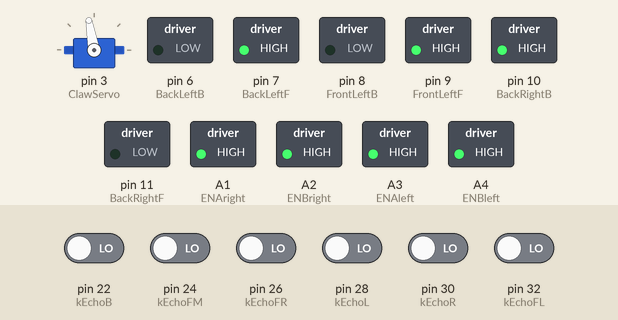
Recording of a sketch running on a simulated Arduino Uno, built with avr-gcc and run on an emulated ATmega328P. Shown: servo, switched loads named in the sketch (green lamp = pin HIGH). The inputs (shaded band) are chosen by the test bench; at power-on: pin 22 (kEchoB), pin 24 (kEchoFM), pin 26 (kEchoFR), pin 28 (kEchoL), pin 30 (kEchoR), pin 32 (kEchoFL) LOW. Random numbers use the default seed unless the sketch sets one; pins used as bus, display or sensor lines are not drawn; what the sketch prints to the serial monitor is not drawn.

Above: at 0.2 s.
At 0.7 s:
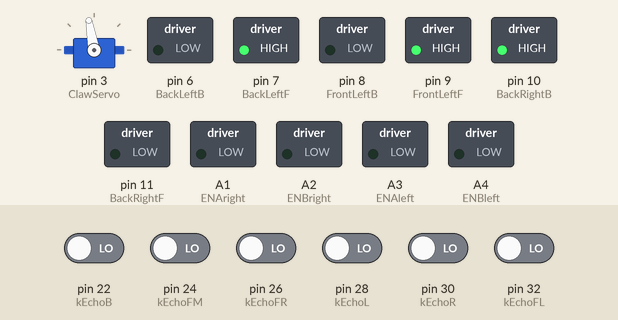
Timing chart, 0 to 2.2 s (numbered marks = the images above):
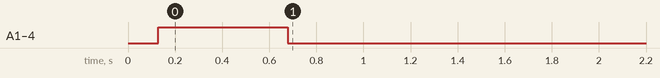

The sketch:

roverCode.ino
```cpp
#include "motorControllers.h"
#include "ultrasonicSensors.h"
#include "clawController.h"

constexpr int kObstacleThresh = 25;        ; // for frontal sensors
constexpr int kCollWallThresh = 25; // for side sensors
constexpr int kZoneWallThresh = 150;
constexpr int kTargetThresh = 10; // Change to length of right part of zone

constexpr double kZoneX = 10; // X coordinate of drop zone in cm
constexpr double kZoneY = 10; // Y coordinate of drop zone in cm

constexpr double speedX = 10; // front back speed of rover in cm/s
constexpr double speedY = 10; // strafe speed of rover in cm/s

int state = 0;
bool final_zone = false;

void setup(){
    Serial.begin(9600);
    setupMotors();
    setupUltrasonicSensors();
    setupClaw();
    rotate(1, 550);
}

void loop(){

    Serial.print("FR ");
    Serial.println(getDistanceFromSensor(kTrigFR, kEchoFR));
    Serial.print("FM ");
    Serial.println(getDistanceFromSensor(kTrigFM, kEchoFM));
    Serial.print("FL ");
    Serial.println(getDistanceFromSensor(kTrigFL, kEchoFL));
    Serial.print("L ");
    Serial.println(getDistanceFromSensor(kTrigL, kEchoL));
    Serial.print("R ");
    Serial.println(getDistanceFromSensor(kTrigR, kEchoR));
    Serial.print("B ");
    Serial.println(getDistanceFromSensor(kTrigB, kEchoB));
  /*
    if (state == 0) { // Navigate obstacles
        int obstacle_FL = getDistanceFromSensor(kTrigFL, kEchoFL);
        int obstacle_FR = getDistanceFromSensor(kTrigFR, kEchoFR);

        if (obstacle_FL < kObstacleThresh || obstacle_FR < kObstacleThresh) {
            stopMove();
            avoidObstacle();
            moveForward();
        }
        else {
            moveForward();
            int wall_L = getDistanceFromSensor(kTrigL, kEchoL);
            int wall_R = getDistanceFromSensor(kTrigR, kEchoR);

            if ((wall_L + wall_R) > kZoneWallThresh) {
                moveForward();
                delay(100);
                stopMove();
                ++state;
                delay(1000);
            }
        }
    } else if (state == 1) { // Find target
        if (!final_zone) {
            rotate(-1, 50); // Rotate CW
            int obstacle_Front = getDistanceFromSensor(kTrigFM, kEchoFM);
            while (obstacle_Front > 2){
              moveForward();
              obstacle_Front = getDistanceFromSensor(kTrigFM, kEchoFM);
            }
            stopMove();
            final_zone = true;
        }
        moveBackward();
        delay(1500);
        rotate(1, 500);
        int obstacle_L = getDistanceFromSensor(kTrigL, kEchoL);
        int obstacle_Front = getDistanceFromSensor(kTrigFM, kEchoFM);

        if (obstacle_Front < kTargetThresh){ // Spotted target
            while (obstacle_Front > kObstacleThresh){ // Move forward towards target if no obstacles
                obstacle_Front = getDistanceFromSensor(kTrigFM, kEchoFM);
                moveForward();
            }
            stopMove();
            Serial.print("Close claw");
            closeClaw();
            ++state;
        } else {
            if (obstacle_L > kCollWallThresh){ // Strafe left to scan for target
                strafeLeft();
                obstacle_L = getDistanceFromSensor(kTrigL, kEchoL);
            }
        }
    } else if (state == 2) { // Transport target
        int obstacle_L = getDistanceFromSensor(kTrigL, kEchoL);
        int wall_B = getDistanceFromSensor(kTrigB, kEchoB);

        while (obstacle_L > kCollWallThresh){ // Strafe left till aligned with wall
            strafeRight();
            obstacle_L = getDistanceFromSensor(kTrigL, kEchoL);
        }
        while (wall_B < kCollWallThresh){ // move forward till reach top right corner
            moveBackward();
            wall_B = getDistanceFromSensor(kTrigB, kEchoB);
        }
        stopMove();

        // Move to drop zone
        moveForward();
        delay( ( kZoneX / speedX ) * 1000);
        strafeRight();
        delay( ( kZoneY / speedY ) * 1000);

        delay(500); // Drop cylinder
        openClaw();

        moveBackward();
        delay(500);

        ++state;
    } else if (state == 3) { // Finish execution
        return;
    } else {
      Serial.print("invalid state: ");
      Serial.println(state);
      return;
    }*/
}

void avoidObstacle() {
    int obstacle_FL = getDistanceFromSensor(kTrigFL, kEchoFL);
    int obstacle_FM = getDistanceFromSensor(kTrigFM, kEchoFM);
    int obstacle_FR = getDistanceFromSensor(kTrigFR, kEchoFR);
    if (obstacle_FL < kObstacleThresh || obstacle_FR < kObstacleThresh) {
        if (obstacle_FR < kObstacleThresh) {
            int random_dir = random(0, 2);
            if (random_dir == 0) {
                strafeLeft();
            } else {
                strafeRight();
            }

            int wall_L;
            int wall_R;
            for (;;) {
                obstacle_FL = getDistanceFromSensor(kTrigFL, kEchoFL);
                obstacle_FM = getDistanceFromSensor(kTrigFM, kEchoFM);
                obstacle_FR = getDistanceFromSensor(kTrigFR, kEchoFR);
                wall_L = getDistanceFromSensor(kTrigL, kEchoL);
                wall_R = getDistanceFromSensor(kTrigR, kEchoR);
                if (!(obstacle_FL < kObstacleThresh ||
                      obstacle_FM < kObstacleThresh ||
                      obstacle_FR < kObstacleThresh)) {
                    stopMove();
                    return;
                }
                else if (wall_L < kCollWallThresh) {
                    stopMove();
                    strafeRight();
                }
                else if (wall_R < kCollWallThresh) {
                    stopMove();
                    strafeLeft();
                }
            }
        } else {
            strafeLeft();
            for (;;) {
                obstacle_FL = getDistanceFromSensor(kTrigFL, kEchoFL);
                if (!(obstacle_FL < kObstacleThresh)) {
                    stopMove();
                    return;
                }
            }
        }
    } else {
        if (obstacle_FR < kObstacleThresh) {
            strafeLeft();
            for (;;) {
                obstacle_FR = getDistanceFromSensor(kTrigFR, kEchoFR);
                if (!(obstacle_FR < kObstacleThresh)) {
                    stopMove();
                    return;
                }
            }
        }
        else {
            return;
        }
    }
}
```

clawController.cpp
```cpp
#include "clawController.h"
#include <Servo.h>

Servo claw;

void setupClaw(){
    // -- Servo setup --
    claw.attach(ClawServo);
    claw.write(100); // Start with claw fully open
}

void openClaw(){
    claw.write(100);
}
void closeClaw(){
    claw.write(0);
}
```

clawController.h
```cpp
#ifndef _CLAW_CONTROLLER_H
#define _CLAW_CONTROLLER_H

const int ClawServo = 3;

void setupClaw();
void closeClaw();
void openClaw();

#endif
```

gyroscope.cpp
```cpp
#include "gyroscope.h"

// Not used in Rover

MPU6050 mpu(Wire); // -- Gyroscope

void setupGyroscope(){
    Serial.begin(9600);
    Wire.begin();
    byte status = mpu.begin();
    Serial.println(status);
    Serial.println(F("Calculating offsets, do not move MPU6050"));
    delay(1000);
    mpu.calcOffsets();
}

int getYaw(){
  mpu.update();
  return mpu.getAngleZ();
}
```

gyroscope.h
```cpp
#ifndef _GYROSCOPE_H
#define _GYROSCOPE_H

#include "Wire.h"
#include <MPU6050_light.h>

void setupGyroscope();
int getYaw();

#endif
```

motorControllers.cpp
```cpp
#include "motorControllers.h"
#include "gyroscope.h"

void setupMotors(){
    for (int i = FrontRightB; i <= BackRightF; i++){
        pinMode(i, OUTPUT);
    }
    pinMode (ENAright, OUTPUT);
    pinMode (ENBright, OUTPUT);
    pinMode (ENAleft, OUTPUT);
    pinMode (ENBleft, OUTPUT);
}

void stopMove(){
  analogWrite(ENAleft, 0);
  analogWrite(ENBleft, 0);
  analogWrite(ENAright, 0);
  analogWrite(ENBright, 0);
}

void setFrontRight(int speed){
  if( speed==0 ) {
    analogWrite(ENAright, 0);
  } else if( speed>0 ) {
    digitalWrite( FrontRightF, HIGH );
    digitalWrite( FrontRightB, LOW );
    analogWrite ( ENAright, speed);
  } else {
    digitalWrite( FrontRightF, LOW );
    digitalWrite( FrontRightB, HIGH );
    analogWrite ( ENAright, -speed);
  }
}
void setBackRight(int speed){
  if( speed==0 ) {
    analogWrite(ENBright, 0);
  } else if( speed>0 ) {
    digitalWrite( BackRightF, HIGH );
    digitalWrite( BackRightB, LOW );
    analogWrite ( ENBright, speed);
  } else {
    digitalWrite( BackRightF, LOW );
    digitalWrite( BackRightB, HIGH );
    analogWrite ( ENBright, -speed);
  }
}
void setFrontLeft(int speed){
  if( speed==0 ) {
    analogWrite(ENAleft, 0);
  } else if( speed>0 ) {
    digitalWrite( FrontLeftF, HIGH );
    digitalWrite( FrontLeftB, LOW );
    analogWrite ( ENAleft, speed);
  } else {
    digitalWrite( FrontLeftF, LOW );
    digitalWrite( FrontLeftB, HIGH );
    analogWrite ( ENAleft, -speed);
  }
}
void setBackLeft(int speed){
  if( speed==0 ) {
    analogWrite(ENBleft, 0);
  } else if( speed>0 ) {
    digitalWrite( BackLeftF, HIGH );
    digitalWrite( BackLeftB, LOW );
    analogWrite ( ENBleft, speed);
  } else {
    digitalWrite( BackLeftF, LOW );
    digitalWrite( BackLeftB, HIGH );
    analogWrite ( ENBleft, -speed);
  }
}

/*----------------------------------
  FL -> FORWARDS | FR -> FORWARDS
                  |
  BL -> FORWARDS  | BR -> FORWARDS
----------------------------------*/
void moveForward(){
  setFrontRight(150);
  setBackRight(255);
  setFrontLeft(150);
  setBackLeft(150);
}

/*----------------------------------
  FL -> BACKWARDS | FR -> BACKWARDS
                  |
  BL -> BACKWARDS | BR -> BACKWARDS
----------------------------------*/
void moveBackward(){
  setFrontRight(-255);
  setBackRight(-255);
  setFrontLeft(-255);
  setBackLeft(-255);
}

/*----------------------------------
  FL -> BACKWARDS | FR -> FORWARDS
                  |
  BL -> FORWARDS  | BR -> BACKWARDS
----------------------------------*/
void strafeLeft(){
  setFrontRight(255);
  setBackRight(-255);
  setFrontLeft(-255);
  setBackLeft(255);
}

/*----------------------------------
  FL -> FORWARDS  | FR -> BACKWARDS
                  |
  BL -> BACKWARDS | BR -> FORWARDS
----------------------------------*/
void strafeRight(){
  setFrontRight(-255);
  setBackRight(255);
  setFrontLeft(255);
  setBackLeft(-255);
}

/*
  Rotates rover
  dir POSITIVE for CW rotation, negative for ACW rotation.
*/
void rotate(int dir, int del){
  if (dir < 0){ // ACW rotation
    setFrontRight(255);
    setBackLeft(-255);
    setBackRight(255);
    setFrontLeft(-255);
    delay(del); // time spent rotating in ms
  } else { // CW rotation
    setFrontRight(-255);
    setBackLeft(255);
    setBackRight(-255);
    setFrontLeft(255);
    delay(del);
  }
  stopMove();
}
```

motorControllers.h
```cpp
#ifndef _MOTOR_CONTROLLERS_H
#define _MOTOR_CONTROLLERS_H
#include <Arduino.h>

// -------------- DEFINE PINS --------------
const int BackRightF = 11;
const int BackRightB = 10;
const int FrontLeftF = 9;
const int FrontLeftB = 8;
const int BackLeftF = 7;
const int BackLeftB = 6;
const int FrontRightF = 5;
const int FrontRightB = 4;
// RIGHT H-Bridge pins
const int ENAright = A1; // Enables motor
const int ENBright = A2;
// LEFT H-Bridge
const int ENAleft = A3;
const int ENBleft = A4;

void setupMotors();

// Stops all motors
void stopMove();
void testMotor();

// Individual Motor Controllers
void setFrontLeft(int speed);
void setFrontRight(int speed);
void setBackLeft(int speed);
void setBackRight(int speed);

// Generic rover movement
void moveForward();
void moveBackward();
void strafeLeft();
void strafeRight();
void rotate(int angle, int del);

void calculatePID();

#endif
```

ultrasonicSensors.cpp
```cpp
#include "ultrasonicSensors.h"

void setupUltrasonicSensors(){
    for (int i = kEchoB; i <= kTrigFL; i++){
        if (i%2 == 0){ // ECHO PINS MUST BE EVEN PINS
            Serial.print("Echo pin: ");
            Serial.print(i);
            Serial.print('\n');
            pinMode(i, INPUT);
        } else { // TRIG PINS MUST BE ODD PINS
            Serial.print("Trig pin: ");
            Serial.print(i);
            Serial.print('\n');
            pinMode(i, OUTPUT);
        }
    }
    Serial.print("Ultrasonic Sensor Setup Complete");
}

int getDistanceFromSensor(int trigPin, int echoPin){
    // Clear trig pin
    digitalWrite(trigPin, LOW);
    delayMicroseconds(2);
    digitalWrite(trigPin, HIGH);
    delayMicroseconds(10);
    digitalWrite(trigPin, LOW);
    long duration = pulseIn(echoPin, HIGH);

    // Reads echo and uses return time to calculate the distance
    int distance = duration * 0.0343 / 2; // Speed of sound wave divided by 2
    return distance;
}
```

ultrasonicSensors.h
```cpp
#ifndef _ULTRASONIC_SENSOR_H
#define _ULTRASONIC_SENSOR_H

#include <Arduino.h>

constexpr int kEchoB = 22;
constexpr int kTrigB = 23;
constexpr int kEchoFM = 24;
constexpr int kTrigFM = 25;
constexpr int kEchoFR = 26;
constexpr int kTrigFR = 27;
constexpr int kEchoL = 28;
constexpr int kTrigL = 29;
constexpr int kEchoR = 30;
constexpr int kTrigR = 31;
constexpr int kEchoFL = 32;
constexpr int kTrigFL = 33;

void setupUltrasonicSensors();
int getDistanceFromSensor(int trigPin, int echoPin);

#endif
```
